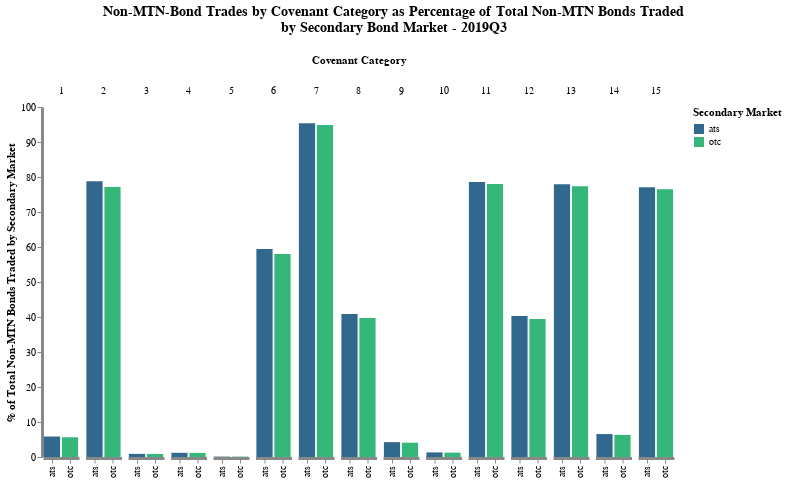

Notebook cell for this chart:
### Code cell
pl[6]

### Figure 1 — Vega-Lite specification as saved in the notebook (floating-point values rounded to 4 significant figures)
{"config": {"axis": {"domainWidth": 3}, "opacity": {"value": 0.7}, "view": {"stroke": "transparent"}}, "data": {"values": [{"cov_cat": 1, "cvt": "any", "perc_sbm_total": 5.639, "perc_total": 5.635, "period": "2019Q3", "rt": "any", "sbm": "otc", "value": 483, "variable": "cg1_bonds"}, {"cov_cat": 1, "cvt": "any", "perc_sbm_total": 5.844, "perc_total": 5.495, "period": "2019Q3", "rt": "any", "sbm": "ats", "value": 471, "variable": "cg1_bonds"}, {"cov_cat": 2, "cvt": "any", "perc_sbm_total": 77.15, "perc_total": 77.11, "period": "2019Q3", "rt": "any", "sbm": "otc", "value": 6609, "variable": "cg2_bonds"}, {"cov_cat": 2, "cvt": "any", "perc_sbm_total": 78.81, "perc_total": 74.1, "period": "2019Q3", "rt": "any", "sbm": "ats", "value": 6351, "variable": "cg2_bonds"}, {"cov_cat": 3, "cvt": "any", "perc_sbm_total": 0.8756, "perc_total": 0.875, "period": "2019Q3", "rt": "any", "sbm": "otc", "value": 75, "variable": "cg3_bonds"}, {"cov_cat": 3, "cvt": "any", "perc_sbm_total": 0.8934, "perc_total": 0.84, "period": "2019Q3", "rt": "any", "sbm": "ats", "value": 72, "variable": "cg3_bonds"}, {"cov_cat": 4, "cvt": "any", "perc_sbm_total": 1.167, "perc_total": 1.167, "period": "2019Q3", "rt": "any", "sbm": "otc", "value": 100, "variable": "cg4_bonds"}, {"cov_cat": 4, "cvt": "any", "perc_sbm_total": 1.204, "perc_total": 1.132, "period": "2019Q3", "rt": "any", "sbm": "ats", "value": 97, "variable": "cg4_bonds"}, {"cov_cat": 5, "cvt": "any", "perc_sbm_total": 0.1167, "perc_total": 0.1167, "period": "2019Q3", "rt": "any", "sbm": "otc", "value": 10, "variable": "cg5_bonds"}, {"cov_cat": 5, "cvt": "any", "perc_sbm_total": 0.1117, "perc_total": 0.105, "period": "2019Q3", "rt": "any", "sbm": "ats", "value": 9, "variable": "cg5_bonds"}, {"cov_cat": 6, "cvt": "any", "perc_sbm_total": 58.03, "perc_total": 58.0, "period": "2019Q3", "rt": "any", "sbm": "otc", "value": 4971, "variable": "cg6_bonds"}, {"cov_cat": 6, "cvt": "any", "perc_sbm_total": 59.42, "perc_total": 55.87, "period": "2019Q3", "rt": "any", "sbm": "ats", "value": 4789, "variable": "cg6_bonds"}, {"cov_cat": 7, "cvt": "any", "perc_sbm_total": 94.86, "perc_total": 94.81, "period": "2019Q3", "rt": "any", "sbm": "otc", "value": 8126, "variable": "cg7_bonds"}, {"cov_cat": 7, "cvt": "any", "perc_sbm_total": 95.38, "perc_total": 89.69, "period": "2019Q3", "rt": "any", "sbm": "ats", "value": 7687, "variable": "cg7_bonds"}, {"cov_cat": 8, "cvt": "any", "perc_sbm_total": 39.68, "perc_total": 39.66, "period": "2019Q3", "rt": "any", "sbm": "otc", "value": 3399, "variable": "cg8_bonds"}, {"cov_cat": 8, "cvt": "any", "perc_sbm_total": 40.84, "perc_total": 38.4, "period": "2019Q3", "rt": "any", "sbm": "ats", "value": 3291, "variable": "cg8_bonds"}, {"cov_cat": 9, "cvt": "any", "perc_sbm_total": 4.086, "perc_total": 4.084, "period": "2019Q3", "rt": "any", "sbm": "otc", "value": 350, "variable": "cg9_bonds"}, {"cov_cat": 9, "cvt": "any", "perc_sbm_total": 4.244, "perc_total": 3.99, "period": "2019Q3", "rt": "any", "sbm": "ats", "value": 342, "variable": "cg9_bonds"}, {"cov_cat": 10, "cvt": "any", "perc_sbm_total": 1.249, "perc_total": 1.248, "period": "2019Q3", "rt": "any", "sbm": "otc", "value": 107, "variable": "cg10_bonds"}, {"cov_cat": 10, "cvt": "any", "perc_sbm_total": 1.315, "perc_total": 1.237, "period": "2019Q3", "rt": "any", "sbm": "ats", "value": 106, "variable": "cg10_bonds"}, {"cov_cat": 11, "cvt": "any", "perc_sbm_total": 77.99, "perc_total": 77.95, "period": "2019Q3", "rt": "any", "sbm": "otc", "value": 6681, "variable": "cg11_bonds"}, {"cov_cat": 11, "cvt": "any", "perc_sbm_total": 78.56, "perc_total": 73.87, "period": "2019Q3", "rt": "any", "sbm": "ats", "value": 6331, "variable": "cg11_bonds"}, {"cov_cat": 12, "cvt": "any", "perc_sbm_total": 39.45, "perc_total": 39.42, "period": "2019Q3", "rt": "any", "sbm": "otc", "value": 3379, "variable": "cg12_bonds"}, {"cov_cat": 12, "cvt": "any", "perc_sbm_total": 40.3, "perc_total": 37.9, "period": "2019Q3", "rt": "any", "sbm": "ats", "value": 3248, "variable": "cg12_bonds"}, {"cov_cat": 13, "cvt": "any", "perc_sbm_total": 77.33, "perc_total": 77.28, "period": "2019Q3", "rt": "any", "sbm": "otc", "value": 6624, "variable": "cg13_bonds"}, {"cov_cat": 13, "cvt": "any", "perc_sbm_total": 77.93, "perc_total": 73.27, "period": "2019Q3", "rt": "any", "sbm": "ats", "value": 6280, "variable": "cg13_bonds"}, {"cov_cat": 14, "cvt": "any", "perc_sbm_total": 6.327, "perc_total": 6.324, "period": "2019Q3", "rt": "any", "sbm": "otc", "value": 542, "variable": "cg14_bonds"}, {"cov_cat": 14, "cvt": "any", "perc_sbm_total": 6.552, "perc_total": 6.16, "period": "2019Q3", "rt": "any", "sbm": "ats", "value": 528, "variable": "cg14_bonds"}, {"cov_cat": 15, "cvt": "any", "perc_sbm_total": 76.52, "perc_total": 76.48, "period": "2019Q3", "rt": "any", "sbm": "otc", "value": 6555, "variable": "cg15_bonds"}, {"cov_cat": 15, "cvt": "any", "perc_sbm_total": 77.09, "perc_total": 72.49, "period": "2019Q3", "rt": "any", "sbm": "ats", "value": 6213, "variable": "cg15_bonds"}]}, "encoding": {"color": {"field": "sbm", "legend": {"title": "Secondary Market"}, "scale": {"scheme": "viridis"}, "type": "nominal"}, "column": {"field": "cov_cat", "sort": "ascending", "title": "Covenant Category", "type": "ordinal"}, "x": {"axis": {"title": " "}, "field": "sbm", "type": "nominal"}, "y": {"axis": {"grid": false, "stack": null, "title": "% of Total Non-MTN Bonds Traded by Secondary Market"}, "field": "perc_sbm_total", "type": "quantitative"}}, "height": 350, "mark": "bar", "spacing": 4.5, "title": {"align": "center", "anchor": "middle", "fontSize": 14, "offset": 20, "text": ["Non-MTN-Bond Trades by Covenant Category as Percentage of Total Non-MTN Bonds Traded", "by Secondary Bond Market - 2019Q3"]}, "width": {"step": 18}}
